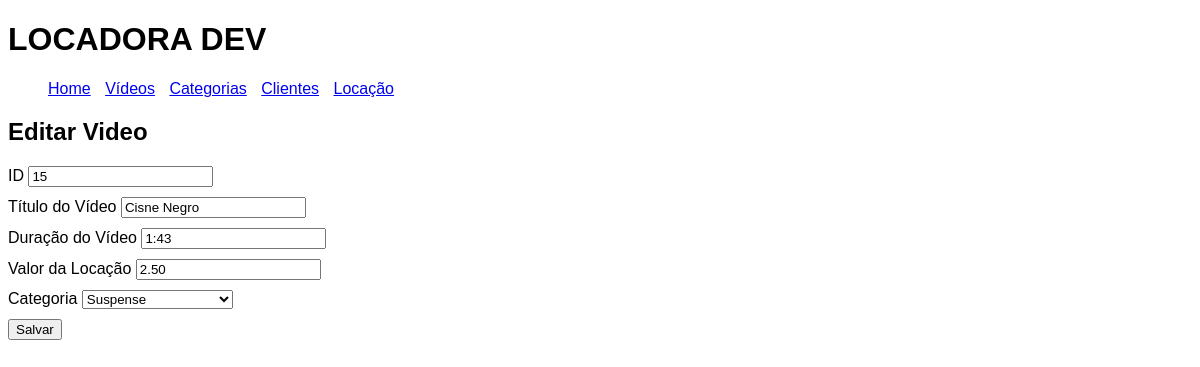
Page /index.php?menu=editar-videos&idFilme=15 on the committed database.
### tables this page shows
create table tbFilmes(
idFilme int NOT NULL AUTO_INCREMENT PRIMARY KEY,
tituloFilme varchar(100) NOT NULL,
duracaoFilme varchar(10) NOT NULL,
valorLocacao decimal(10,2)NOT NULL,
idCategoria int NOT NULL);

create table tbCategorias(
idCategoria int NOT NULL AUTO_INCREMENT PRIMARY KEY,
nomeCategoria varchar(30) NOT NULL);

### editar-videos.php (the view, shortened to what this page needs)
<?php
$idFilme = $_GET["idFilme"];
$sql = "SELECT * FROM tbfilmes WHERE idFilme = '{$idFilme}'";
$rs = mysqli_query($conexao, $sql) or die("Erro ao realizar a consulta. Erro: " . mysqli_error($conexao));
$dados = mysqli_fetch_assoc($rs);
?>
<h2>Editar Video</h2>
<form action="index.php?menu=atualizar-videos" method="post">
    <div>
        <label for="idFilme">ID</label>
        <input type="text" name="idFilme" id="idFilme" value="<?=$dados['idFilme']?>" readonly required>
    </div>
    <div>
        <label for="tituloFilme">Título do Vídeo</label>
        <input type="text" name="tituloFilme" id="tituloFilme" value="<?=$dados['tituloFilme']?>" required>
    </div>
    <div>
        <label for="duracaoFilme">Duração do Vídeo</label>
        <input type="text" name="duracaoFilme" id="duracaoFilme" value="<?=$dados['duracaoFilme']?>"  required>
    </div>
    <div>
        <label for="valorLocacao">Valor da Locação</label>
        <input type="text" name="valorLocacao" id="valorLocacao" value="<?=$dados['valorLocacao']?>"  required>
    </div>
    <div>
        <label for="idCategoria">Categoria</label>
        <select name="idCategoria" id="idCategoria" required>
            <?php
            $sql = "SELECT * FROM tbcategorias order by nomeCategoria ASC";
            $rs = mysqli_query($conexao, $sql);
            while ($dados2 = mysqli_fetch_assoc($rs)) {
            ?>
                <option <?php echo ($dados["idCategoria"] == $dados2["idCategoria"])?"selected":""?> value="<?= $dados2["idCategoria"] ?>"><?= $dados2["nomeCategoria"] ?></option>
            <?php
            }
            ?>
        </select>
    </div>
    <div>
        <button type="submit">Salvar</button>
    </div>
</form>

### css/estilo.css (style rules this page uses)
body { font-family: Arial, Helvetica, sans-serif; }
div { margin-bottom: 10px; }

### rows in the picture
tbfilmes: idFilme "15", tituloFilme "Cisne Negro", duracaoFilme "1:43", valorLocacao "2.50", idCategoria "Suspense"
